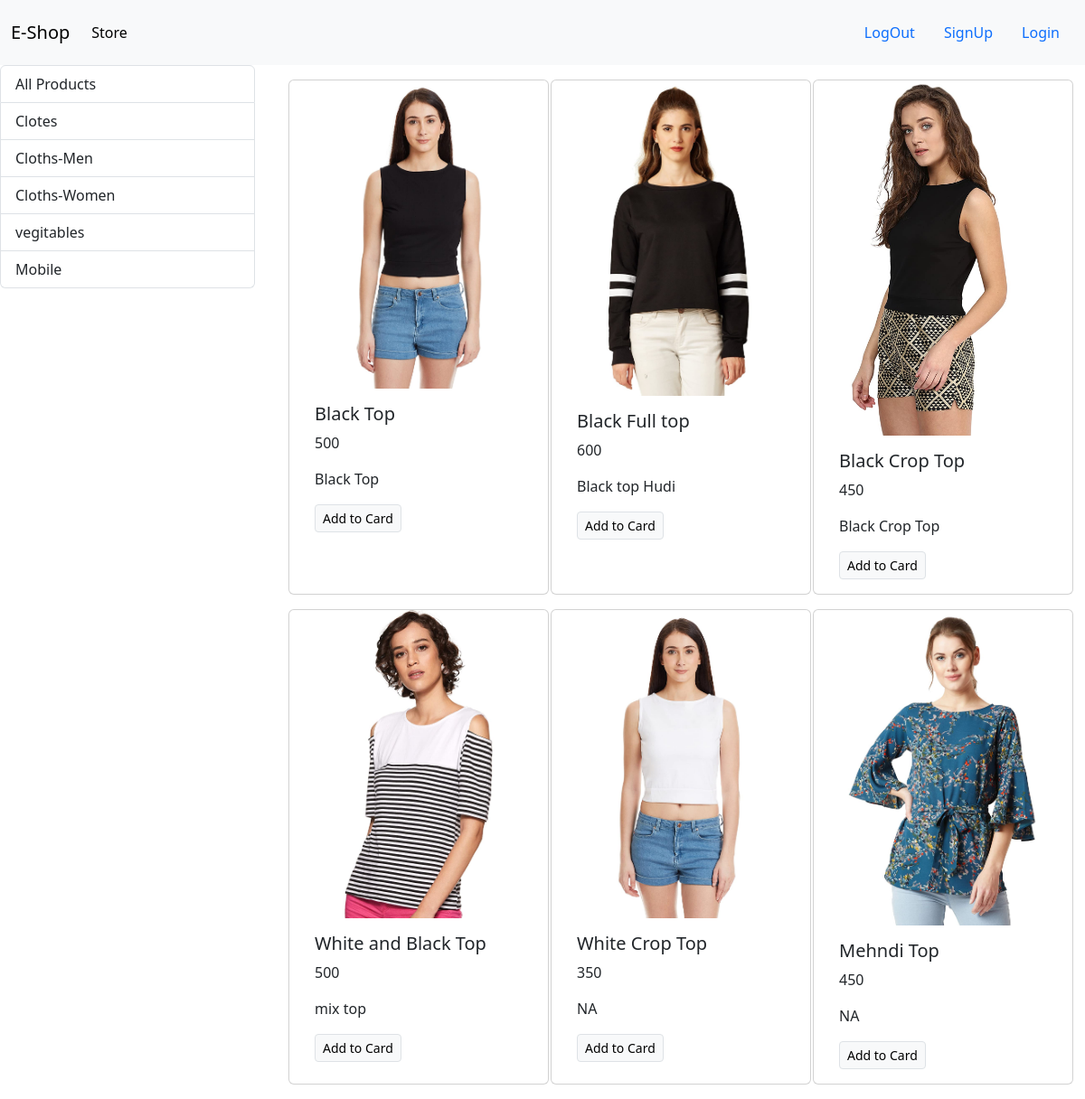
Screenshot of /?category=3 with the database file from the repository.
### store/models/category.py (models this page shows, shortened)
class Category(models.Model):
    name=models.CharField(max_length=20)
    @staticmethod
    def get_all_categories():
        return Category.objects.all()

### store/models/product.py (models this page shows, shortened)
class Product(models.Model):
    name=models.CharField(max_length=50)
    price=models.IntegerField(default=0)
    category=models.ForeignKey(Category,on_delete=models.CASCADE,default=1)
    desc=models.CharField(max_length=200,default=" ",null=True,blank=True)
    image=models.ImageField(upload_to='uploads/products/')
    @staticmethod
    def get_all_products_by_categoryid(category_id):
        if category_id:
            return Product.objects.filter(category=category_id)
        else:
            return Product.get_all_products();

### store/views.py (the view)
# urls.py: path('',index),
def index(request):
    product=None
    category=Category.get_all_categories();
    categoryID=request.GET.get('category')
    if categoryID:
        product=Product.get_all_products_by_categoryid(categoryID);
    else:
        product=Product.get_all_products();
    data={}
    data['product']=product
    data['category']=category
    return render(request,'index.html',data)

### store/templates/index.html
{% extends 'base.html' %}
{% block content %}
<div class="row">
    <div class="col-lg-3 mx-auto">
        <div class="list-group">
            <a href="/"class="list-group-item list-group-item-action ">All Products</a>
            {% for category in category %}
            <a href="/?category={{category.id}}"class="list-group-item list-group-item-action ">{{category.name}}</a>
            {% endfor %}
        </div>
    </div>
    <div id="product" class="col-lg-9 mx-auto">
        <div class="container-fluid mt-3 mx-auto    ">
            <div class="row mx-auto ">
                {% for product in product %}
                <div class="card mx-auto mb-3" style="width: 18rem;">
                    <img src="{{product.image.url}}" class="card-img-top" alt="...">
                    <div class="card-body">
                      <h5 class="card-title">{{product.name}}</h5>
                      <p class="card-text">{{product.price}}</p>
                      <p class="card-text">{{product.desc}}</p>
                      <a href="#" class="btn btn-light border btn-sm">Add to Card</a>
                    </div>
                  </div>
                {% endfor %}
            </div>
        </div>
    </div>
</div>
{% endblock %}

### rows the page displays
Category: name "Clotes"
Category: name "Cloths-Men"
Category: name "Cloths-Women"
Category: name "vegitables"
Category: name "Mobile"
Product: image (picture), name "Black Top", price "500", desc "Black Top"
Product: image (picture), name "Black Full top", price "600", desc "Black top Hudi"
Product: image (picture), name "Black Crop Top", price "450", desc "Black Crop Top"
Product: image (picture), name "White and Black Top", price "500", desc "mix top"
Product: image (picture), name "White Crop Top", price "350", desc "NA"
Product: image (picture), name "Mehndi Top", price "450", desc "NA"
